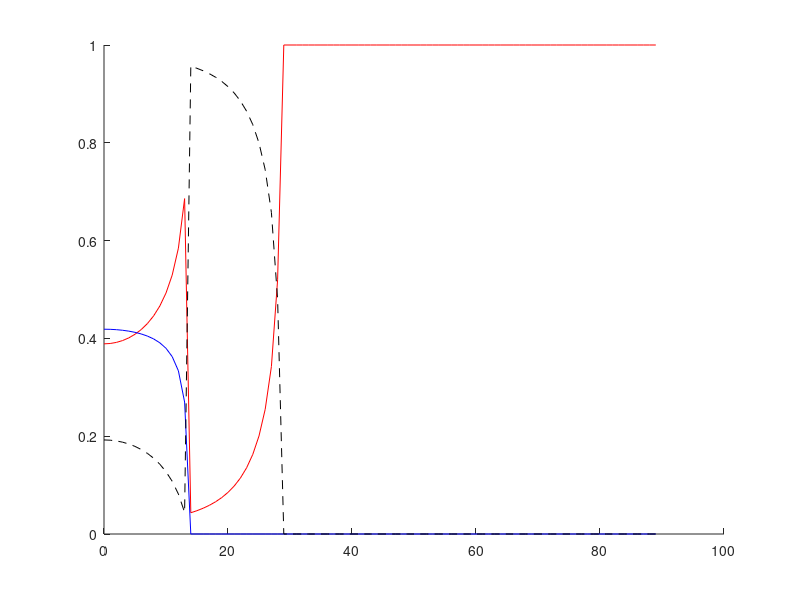
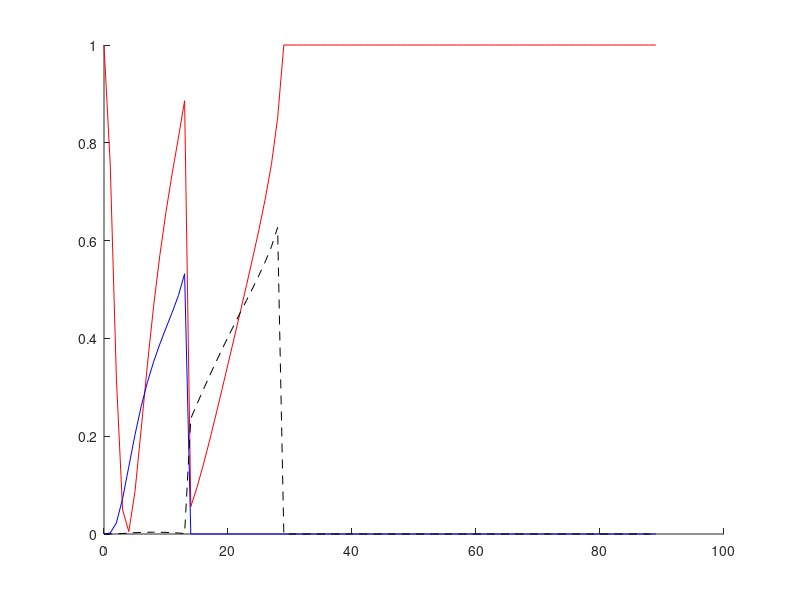

MATLAB code for these plots, in order: (Note: this script raises an error after producing the figures.)
%% Original Equations
c1 = 1498; %Water
c2Long = 6320; %Aluminum
c2Shear = 3130;

z1Long = 0.1498;
z2Long = 1.706;
z2Shear = 0.8451;
Rf = zeros(1,90);
Tf_l = zeros(1,90);
Tf_s = zeros(1,90);
degIn = [0:89];

for i = 1:90   
        transLong = sind(degIn(i))/c1*c2Long;
        transShear = sind(degIn(i))/c1*c2Shear;
        %First Critical Angle
        if transLong >= 1 && transShear < 1
           degOutLong = 90; %No Longitudinal Wave Transmitted
           degOutShear = asind(transShear); %Still a Shear Wave
           nShear = 2*(1/c2Long)^2/(1/c2Shear)^2; %2*pi*f factor in each cancels
           nLong = 1-nShear;
           z1LongTheta = z1Long/cosd(degIn(i));
           z2LongTheta = 0; %No Longitudinal Impedance
           z2ShearTheta = z2Shear/cosd(degOutShear);
           zIn = nLong^2*z2LongTheta+nShear^2*z2ShearTheta;

           %Reflection and Transmission
           Rf_i = (zIn-z1LongTheta)^2/(zIn+z1LongTheta)^2;
           Tf_li = 0;
           Tf_si = 4*z1LongTheta*nShear^2*z2ShearTheta/(z1LongTheta+zIn)^2; 

        %Second Critical Angle -> Total Reflection Occurs
        elseif transShear >= 1
            Rf_i = 1;
            Tf_li = 0;
            Tf_si = 0;
            degOutLong = 90;
            degOutShear = 90;

        %No Critical Angle
        else 
            %Calculate new angles and Theta dependant impedances
            degOutLong = asind(transLong);
            degOutShear = asind(transShear);
            nShear = 2*(1/c2Long)^2/(1/c2Shear)^2; %2*pi*f factor in each cancels
            nLong = 1-nShear;
            z1LongTheta = z1Long/cosd(degIn(i));
            z2LongTheta = z2Long/cosd(degOutLong);
            z2ShearTheta = z2Shear/cosd(degOutShear);
            zIn = nLong^2*z2LongTheta+nShear^2*z2ShearTheta;
            %Reflection and Transmission
            Rf_i = (zIn-z1LongTheta)^2/(zIn+z1LongTheta)^2;
            Tf_li = 4*z1LongTheta*nLong^2*z2LongTheta/(z1LongTheta+zIn)^2;
            Tf_si = 4*z1LongTheta*nShear^2*z2ShearTheta/(z1LongTheta+zIn)^2;
        end
        
        %Update Appropriate Fields
        Rf(i) = Rf_i;
        Tf_l(i) = Tf_li;
        Tf_s(i) = Tf_si;
end

figure
hold on
plot(degIn,Rf,'r')
plot(degIn,Tf_l,'b')
plot(degIn,Tf_s,'k--')
hold off

%% Updated Equations
c1 = 1498; %Water
c2Long = 6320; %Aluminum
c2Shear = 3130;

z1Long = 0.1498;
z2Long = 1.706;
z2Shear = 0.8451;
Rf = zeros(1,90);
Tf_l = zeros(1,90);
Tf_s = zeros(1,90);
degIn = [0:89];

for i = 1:90   
        transLong = sind(degIn(i))/c1*c2Long;
        transShear = sind(degIn(i))/c1*c2Shear;
        %First Critical Angle
        if transLong >= 1 && transShear < 1
           degOutLong = 90; %No Longitudinal Wave Transmitted
           degOutShear = asind(transShear); %Still a Shear Wave
           nShear = sind(degOutShear); %2*pi*f factor in each cancels
           nLong = sind(degOutLong);
           z1LongTheta = z1Long/cosd(degIn(i));
           z2LongTheta = 0; %No Longitudinal Impedance
           z2ShearTheta = z2Shear/cosd(degOutShear);
           zIn = nLong^2*z2LongTheta+nShear^2*z2ShearTheta;

           %Reflection and Transmission
           Rf_i = (zIn-z1LongTheta)^2/(zIn+z1LongTheta)^2;
           Tf_li = 0;
           Tf_si = 4*z1LongTheta*nShear^4*z2ShearTheta^2/(z1LongTheta+zIn)^2; 

        %Second Critical Angle -> Total Reflection Occurs
        elseif transShear >= 1
            Rf_i = 1;
            Tf_li = 0;
            Tf_si = 0;
            degOutLong = 90;
            degOutShear = 90;

        %No Critical Angle
        else 
            %Calculate new angles and Theta dependant impedances
            degOutLong = asind(transLong);
            degOutShear = asind(transShear);
            nShear = sind(degOutShear); %2*pi*f factor in each cancels
            nLong = sind(degOutLong);
            z1LongTheta = z1Long/cosd(degIn(i));
            z2LongTheta = z2Long/cosd(degOutLong);
            z2ShearTheta = z2Shear/cosd(degOutShear);
            zIn = nLong^2*z2LongTheta+nShear^2*z2ShearTheta;
            %Reflection and Transmission
            Rf_i = (zIn-z1LongTheta)^2/(zIn+z1LongTheta)^2;
            Tf_li = 4*z1LongTheta*nLong^4*z2LongTheta^2/(z1LongTheta+zIn)^2;
            Tf_si = 4*z1LongTheta*nShear^4*z2ShearTheta^2/(z1LongTheta+zIn)^2;
        end
        
        %Update Appropriate Fields
        Rf(i) = Rf_i;
        Tf_l(i) = Tf_li;
        Tf_s(i) = Tf_si;
end

figure
hold on
plot(degIn,Rf,'r')
plot(degIn,Tf_l,'b')
plot(degIn,Tf_s,'k--')
hold off

%% Paper Coefficients
c1 = 1498; %Water
c2Long = 6320; %Aluminum
c2Shear = 3130;

z1Long = 0.1498;
z2Long = 1.706;
z2Shear = 0.8451;
Rf = zeros(1,n);
Tf_l = zeros(1,n);
Tf_s = zeros(1,n);
degIn = [0:1:n];

for i = 1:90   
        transLong = sind(degIn(i))/c1*c2Long;
        transShear = sind(degIn(i))/c1*c2Shear;
        %First Critical Angle
        if transLong >= 1 && transShear < 1
           degOutLong = 90; %No Longitudinal Wave Transmitted
           degOutShear = asind(transShear); %Still a Shear Wave
           nShear = sind(degOutShear); %2*pi*f factor in each cancels
           nLong = sind(degOutLong);
           z1LongTheta = z1Long/cosd(degIn(i));
           z2LongTheta = 0; %No Longitudinal Impedance
           z2ShearTheta = z2Shear/cosd(degOutShear);

           %Reflection and Transmission
            Tl = 0;
            Ts = -(z1Long/c1)/(z2Shear/c2Shear)*2*z2ShearTheta*sind(2*degOutShear)/(z2LongTheta*cosd(2*degOutShear)^2+z2ShearTheta*sind(2*degOutShear)^2+z1LongTheta);
            
            Tf_li = 0;
            Tf_si = z1Long*sind(degOutShear)*tand(degIn)*abs(Ts)^2/(z2Shear*sind(degIn)*tand(degOutShear));
            Rf_i = 1-Tf_li-Tf_si;

        %Second Critical Angle -> Total Reflection Occurs
        elseif transShear >= 1
            Rf_i = 1;
            Tf_li = 0;
            Tf_si = 0;
            degOutLong = 90;
            degOutShear = 90;

        %No Critical Angle
        else 
            %Calculate new angles and Theta dependant impedances
            degOutLong = asind(transLong);
            degOutShear = asind(transShear);
            nShear = sind(degOutShear); %2*pi*f factor in each cancels
            nLong = sind(degOutLong);
            z1LongTheta = z1Long/cosd(degIn(i));
            z2LongTheta = z2Long/cosd(degOutLong);
            z2ShearTheta = z2Shear/cosd(degOutShear);

            %Reflection and Transmission
            Tl = (z1Long/c1)/(z2Shear/c2Shear)*2*z2LongTheta*cosd(2*degOutShear)/(z2LongTheta*cosd(2*degOutShear)^2+z2ShearTheta*sind(2*degOutShear)^2+z1LongTheta);
            Ts = -(z1Long/c1)/(z2Shear/c2Shear)*2*z2ShearTheta*sind(2*degOutShear)/(z2LongTheta*cosd(2*degOutShear)^2+z2ShearTheta*sind(2*degOutShear)^2+z1LongTheta);
            
            Tf_li = z1Long*sind(degOutLong)*tand(degIn)*abs(Tl)^2/(z2Long*sind(degIn)*tand(degOutLong));
            Tf_si = z1Long*sind(degOutShear)*tand(degIn)*abs(Ts)^2/(z2Shear*sind(degIn)*tand(degOutShear));
            Rf_i = 1-Tf_li-Tf_si;
        end
        
        %Update Appropriate Fields
        Rf(i) = Rf_i;
        Tf_l(i) = Tf_li;
        Tf_s(i) = Tf_si;
end

figure
hold on
plot(degIn,Rf,'r')
plot(degIn,Tf_l,'b')
plot(degIn,Tf_s,'k--')
hold off
